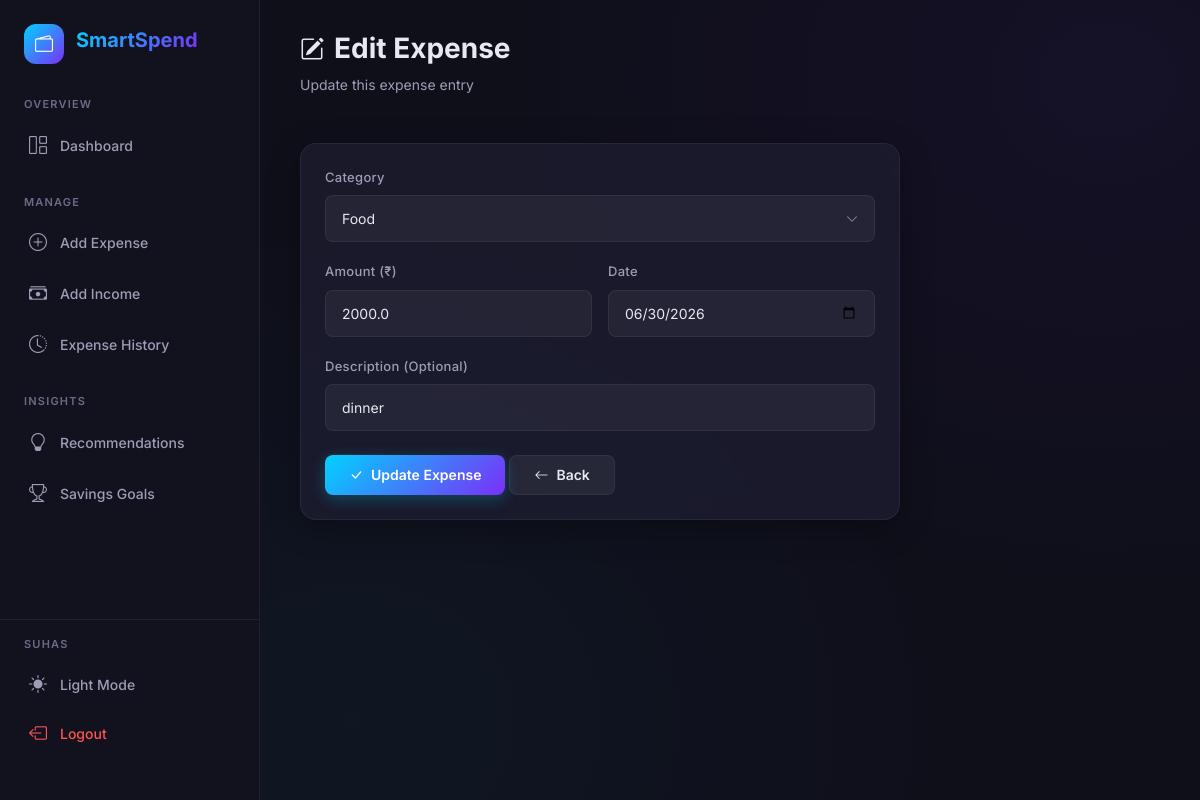
/edit-expense/1 (signed in), run on the app's committed database.
### tables this page shows
CREATE TABLE expenses (
            id INTEGER PRIMARY KEY AUTOINCREMENT,
            user_id INTEGER NOT NULL,
            category TEXT NOT NULL,
            amount REAL NOT NULL,
            description TEXT,
            date DATE NOT NULL,
            created_at TIMESTAMP DEFAULT CURRENT_TIMESTAMP,
            FOREIGN KEY (user_id) REFERENCES users(id) ON DELETE CASCADE
        );

### app.py (the view, shortened to what this page needs)
@app.route('/edit-expense/<int:expense_id>', methods=['GET', 'POST'])
@login_required
def edit_expense(expense_id):
    user_id = session['user_id']
    expense = db.get_expense_by_id(expense_id, user_id)
    if not expense:
        flash('Expense not found.', 'danger')
        return redirect(url_for('expenses'))
    return render_template('edit_expense.html', expense=expense,
                           categories=CATEGORIES, category_icons=CATEGORY_ICONS)

### app.py (called while the page is built)
def login_required(f):
    @wraps(f)
    def decorated_function(*args, **kwargs):
        if 'user_id' not in session:
            flash('Please log in to access this page.', 'warning')
            return redirect(url_for('login'))
        return f(*args, **kwargs)
    return decorated_function

### database.py (called while the page is built)
def get_db():
    conn = sqlite3.connect(DATABASE)
    conn.row_factory = sqlite3.Row
    conn.execute("PRAGMA foreign_keys = ON")
    return conn

def get_expense_by_id(expense_id, user_id):
    conn = get_db()
    row = conn.execute(
        'SELECT * FROM expenses WHERE id = ? AND user_id = ?',
        (expense_id, user_id)
    ).fetchone()
    conn.close()
    return row

### templates/edit_expense.html (shortened to what this page needs)
{% extends "base.html" %}
{% block content %}
<div class="page-header">
    <div>
        <h1><i class="bi bi-pencil-square" style="margin-right: 10px; font-size: 24px;"></i>Edit Expense</h1>
        <p class="subtitle">Update this expense entry</p>
    </div>
</div>
<div class="card form-card">
    <form method="POST" action="{{ url_for('edit_expense', expense_id=expense['id']) }}"
          onsubmit="return validateExpenseForm(this)">
        <div class="form-group">
            <label for="category">Category</label>
            <select class="form-control" id="category" name="category" required>
                {% for cat in categories %}
                <option value="{{ cat }}" {% if expense['category'] == cat %}selected{% endif %}>
                    {{ cat }}
                </option>
                {% endfor %}
            </select>
        </div>
        <div class="form-row">
            <div class="form-group">
                <label for="amount">Amount (₹)</label>
                <input type="number" class="form-control" id="amount" name="amount"
                       value="{{ expense['amount'] }}" step="0.01" min="0.01" required>
            </div>
            <div class="form-group">
                <label for="date">Date</label>
                <input type="date" class="form-control" id="date" name="date"
                       value="{{ expense['date'] }}" required>
            </div>
        </div>
        <div class="form-group">
            <label for="description">Description (Optional)</label>
            <input type="text" class="form-control" id="description" name="description"
                   value="{{ expense['description'] or '' }}"
                   placeholder="e.g., Lunch at cafe, Uber ride...">
        </div>
        <div class="d-flex gap-1" style="margin-top: 24px;">
            <button type="submit" class="btn btn-primary">
                <i class="bi bi-check-lg"></i> Update Expense
            </button>
            <a href="{{ url_for('expenses') }}" class="btn btn-secondary">
                <i class="bi bi-arrow-left"></i> Back
            </a>
        </div>
    </form>
</div>
{% endblock %}

### static/css/style.css (style rules this page uses)
:root { --bg-primary: #0f0f1a; --bg-secondary: #1a1a2e; --bg-card: rgba(30, 30, 50, 0.7); --bg-card-solid: #1e1e32; --bg-sidebar: #12121f; --bg-input: rgba(255, 255, 255, 0.05); --text-primary: #e8e8f0; --text-secondary: #9d9db5; --text-muted: #6b6b85; --accent-gradient: linear-gradient(135deg, #00d2ff, #7b2ff7); --accent-teal: #00d2ff; --accent-purple: #7b2ff7; --accent-green: #00e676; --accent-red: #ff5252; --accent-yellow: #ffd740; --accent-orange: #ff9100; --border-color: rgba(255, 255, 255, 0.06); --shadow-glow: 0 0 30px rgba(0, 210, 255, 0.08); --shadow-card: 0 8px 32px rgba(0, 0, 0, 0.3); --radius-sm: 8px; --radius-md: 12px; --radius-lg: 16px; --radius-xl: 20px; --sidebar-width: 260px; --topbar-height: 70px; --transition-fast: 0.2s cubic-bezier(0.4, 0, 0.2, 1); --transition-smooth: 0.35s cubic-bezier(0.4, 0, 0.2, 1); }
*, *::before, *::after { margin: 0; padding: 0; box-sizing: border-box; }
html { scroll-behavior: smooth; }
body { font-family: 'Inter', -apple-system, BlinkMacSystemFont, sans-serif; background: var(--bg-primary); color: var(--text-primary); min-height: 100vh; overflow-x: hidden; -webkit-font-smoothing: antialiased; }
.form-group { margin-bottom: 20px; }
.form-group label { display: block; margin-bottom: 8px; font-size: 13px; font-weight: 500; color: var(--text-secondary); letter-spacing: 0.3px; }
.form-control { width: 100%; padding: 12px 16px; background: var(--bg-input); border: 1px solid var(--border-color); border-radius: var(--radius-sm); color: var(--text-primary); font-family: 'Inter', sans-serif; font-size: 14px; transition: var(--transition-fast); outline: none; }
.form-control::placeholder { color: var(--text-muted); }
select.form-control { appearance: none; background-repeat: no-repeat; background-position: right 16px center; padding-right: 40px; }
select.form-control option { background: var(--bg-card-solid); color: var(--text-primary); }
.btn { display: inline-flex; align-items: center; justify-content: center; gap: 8px; padding: 12px 24px; border: none; border-radius: var(--radius-sm); font-family: 'Inter', sans-serif; font-size: 14px; font-weight: 600; cursor: pointer; transition: var(--transition-fast); text-decoration: none; line-height: 1; }
.btn-primary { background: var(--accent-gradient); color: #fff; box-shadow: 0 4px 15px rgba(0, 210, 255, 0.25); }
.btn-secondary { background: rgba(255, 255, 255, 0.06); color: var(--text-primary); border: 1px solid var(--border-color); }
.page-header { display: flex; align-items: center; justify-content: space-between; margin-bottom: 32px; }
.page-header h1 { font-size: 28px; font-weight: 700; color: var(--text-primary); }
.page-header .subtitle { color: var(--text-secondary); font-size: 14px; margin-top: 4px; }
.card { background: var(--bg-card); backdrop-filter: blur(12px); -webkit-backdrop-filter: blur(12px); border: 1px solid var(--border-color); border-radius: var(--radius-lg); padding: 24px; box-shadow: var(--shadow-card); transition: var(--transition-smooth); }
.form-card { max-width: 600px; }
.form-row { display: grid; grid-template-columns: 1fr 1fr; gap: 16px; }
.d-flex { display: flex; }
.gap-1 { gap: 8px; }

### data on the page
expenses: category "Food", amount "2000.0", date "06/30/2026", description "dinner"

### other printed values
{{ session.get('user_name', 'User') }} "SUHAS"
